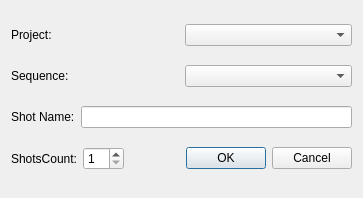
<?xml version="1.0" encoding="UTF-8"?>
<ui version="4.0">
 <class>Dialog</class>
 <widget class="QDialog" name="Dialog">
  <property name="geometry">
   <rect>
    <x>0</x>
    <y>0</y>
    <width>363</width>
    <height>198</height>
   </rect>
  </property>
  <property name="windowTitle">
   <string>New Shot</string>
  </property>
  <layout class="QVBoxLayout" name="verticalLayout">
   <item>
    <layout class="QHBoxLayout" name="horizontalLayout_2">
     <item>
      <widget class="QLabel" name="label_2">
       <property name="text">
        <string>Project:</string>
       </property>
      </widget>
     </item>
     <item>
      <widget class="QComboBox" name="projects_cmb"/>
     </item>
    </layout>
   </item>
   <item>
    <layout class="QHBoxLayout" name="horizontalLayout_3">
     <item>
      <widget class="QLabel" name="label_3">
       <property name="text">
        <string>Sequence:</string>
       </property>
      </widget>
     </item>
     <item>
      <widget class="QComboBox" name="sequences_cmb"/>
     </item>
    </layout>
   </item>
   <item>
    <layout class="QHBoxLayout" name="horizontalLayout">
     <item>
      <widget class="QLabel" name="label">
       <property name="text">
        <string>Shot Name:</string>
       </property>
      </widget>
     </item>
     <item>
      <widget class="QLineEdit" name="shot_le"/>
     </item>
    </layout>
   </item>
   <item>
    <layout class="QHBoxLayout" name="horizontalLayout_4">
     <item>
      <widget class="QLabel" name="label_4">
       <property name="text">
        <string>ShotsCount:</string>
       </property>
      </widget>
     </item>
     <item>
      <widget class="QSpinBox" name="shotsCount_sp">
       <property name="minimum">
        <number>1</number>
       </property>
      </widget>
     </item>
     <item>
      <widget class="QDialogButtonBox" name="buttonBox">
       <property name="orientation">
        <enum>Qt::Horizontal</enum>
       </property>
       <property name="standardButtons">
        <set>QDialogButtonBox::Cancel|QDialogButtonBox::Ok</set>
       </property>
      </widget>
     </item>
    </layout>
   </item>
  </layout>
 </widget>
 <resources/>
 <connections>
  <connection>
   <sender>buttonBox</sender>
   <signal>accepted()</signal>
   <receiver>Dialog</receiver>
   <slot>accept()</slot>
   <hints>
    <hint type="sourcelabel">
     <x>248</x>
     <y>254</y>
    </hint>
    <hint type="destinationlabel">
     <x>157</x>
     <y>274</y>
    </hint>
   </hints>
  </connection>
  <connection>
   <sender>buttonBox</sender>
   <signal>rejected()</signal>
   <receiver>Dialog</receiver>
   <slot>reject()</slot>
   <hints>
    <hint type="sourcelabel">
     <x>316</x>
     <y>260</y>
    </hint>
    <hint type="destinationlabel">
     <x>286</x>
     <y>274</y>
    </hint>
   </hints>
  </connection>
 </connections>
</ui>
